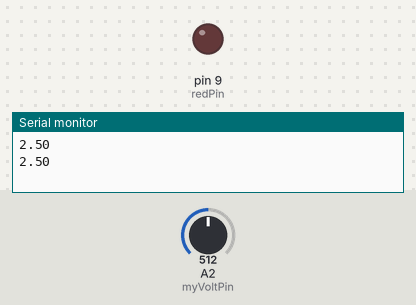
Recording of a sketch running on a simulated Arduino Uno, built with avr-gcc and run on an emulated ATmega328P. Parts: output pins drawn as LEDs (lit = HIGH), the last lines printed to the serial monitor. The test bench sets the inputs (shaded band); at power-on: A2 (myVoltPin) = 512.

Above: at 2.3 s.
2.4 s: A2 (myVoltPin) set to 800
4.5 s: A2 (myVoltPin) set to 832
At 5.6 s:
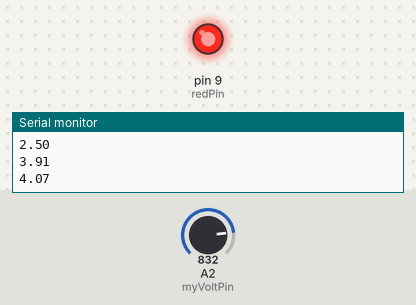
6.6 s: A2 (myVoltPin) set to 716
At 7.9 s:
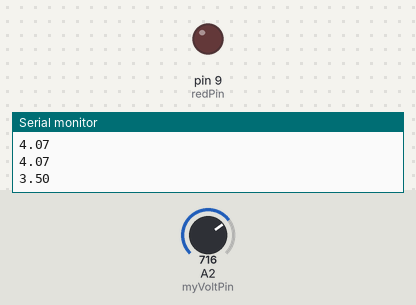
9.0 s: A2 (myVoltPin) set to 900
At 10.2 s:
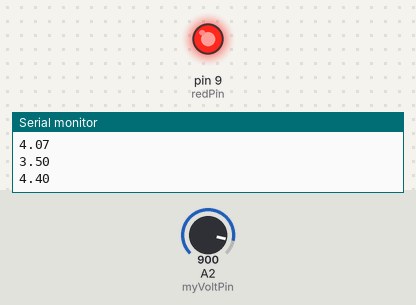
Timing chart, 0 to 12.0 s (numbered marks = the images above; inputs shaded):
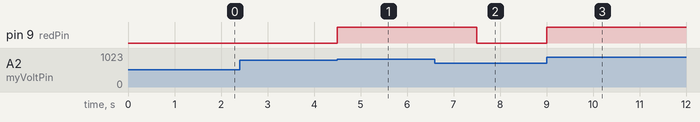

Measured:
- the behaviour switches between 818 and 819 on A2 (myVoltPin) (found by bisection; images 0 and 1)
- after the input at 4.5 s, pin 9 (redPin): LOW → HIGH at once
- after the input at 6.6 s, pin 9 (redPin): HIGH → LOW after 0.90 s
- after the input at 9.0 s, pin 9 (redPin): LOW → HIGH at once

The sketch:

potentiometer0.ino
```cpp
int myVoltPin=A2;
int readVal;
float voltage2;
int delayT=1500;
int redPin=9;

void setup() {
Serial.begin(9600);
pinMode(myVoltPin, INPUT);
pinMode(redPin, OUTPUT);
}

void loop() {
readVal=analogRead(myVoltPin);
voltage2=(5./1023.)*readVal;
Serial.println(voltage2);
if(voltage2>4.0){
  digitalWrite(redPin, HIGH);
}
if(voltage2<4.0){
  digitalWrite(redPin, LOW);
}
delay(delayT);
}
```
